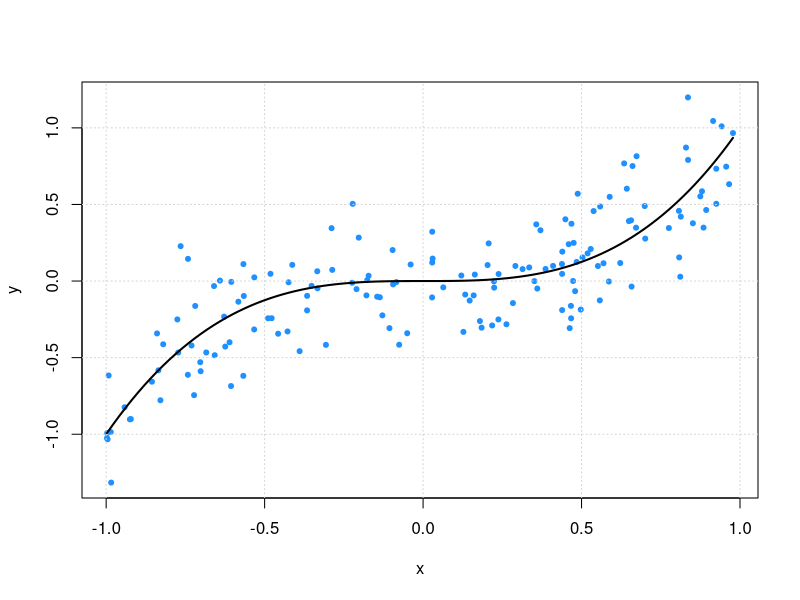
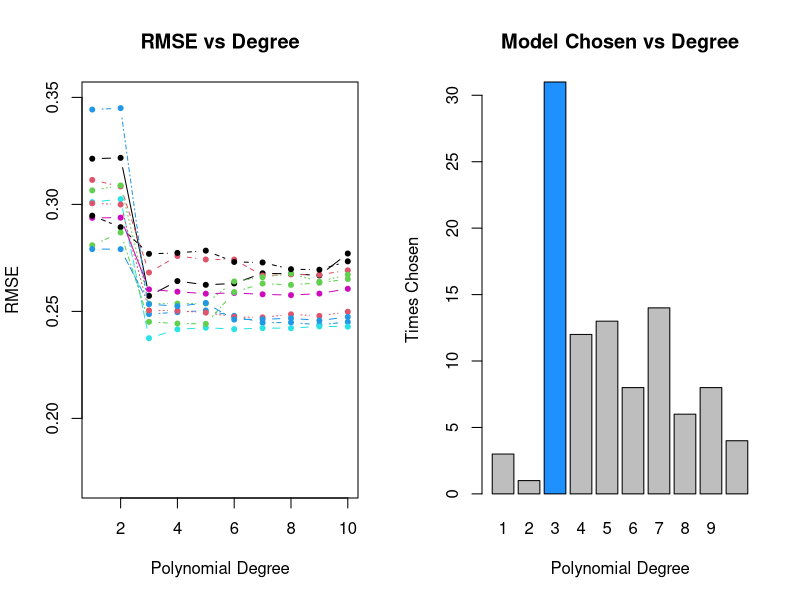
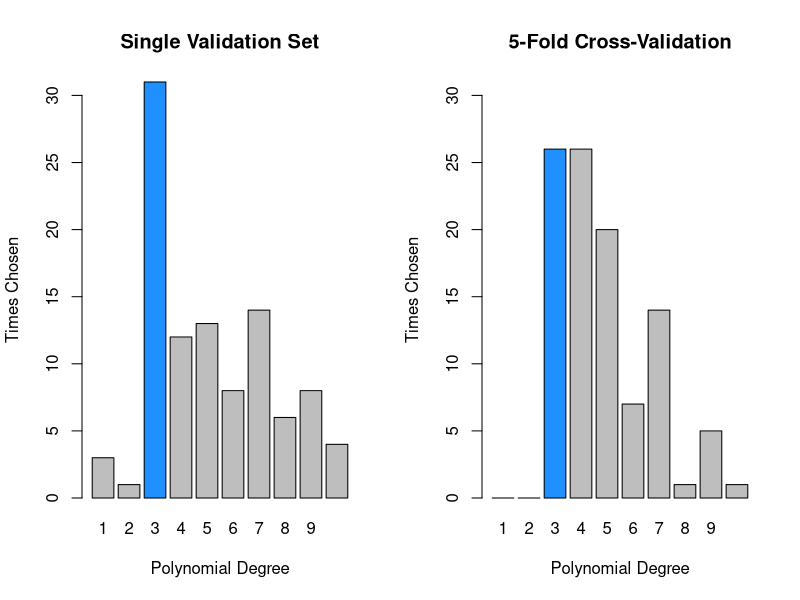
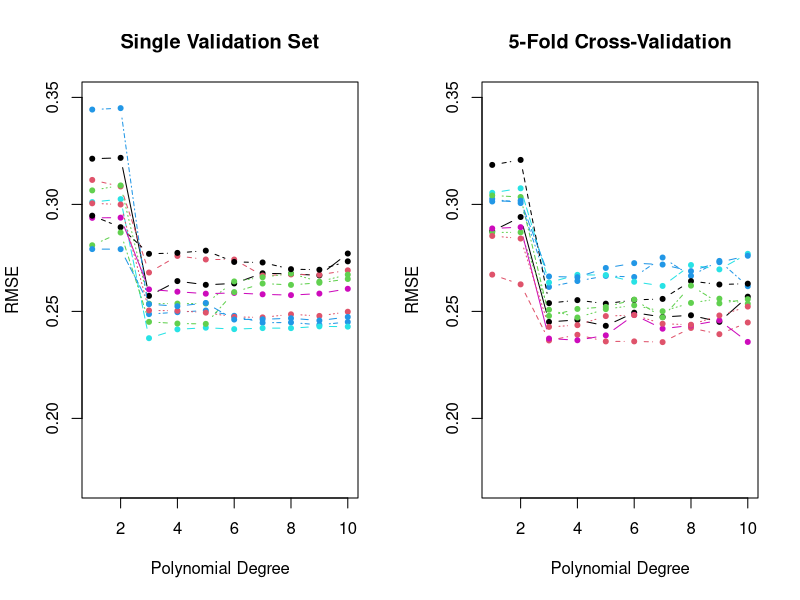
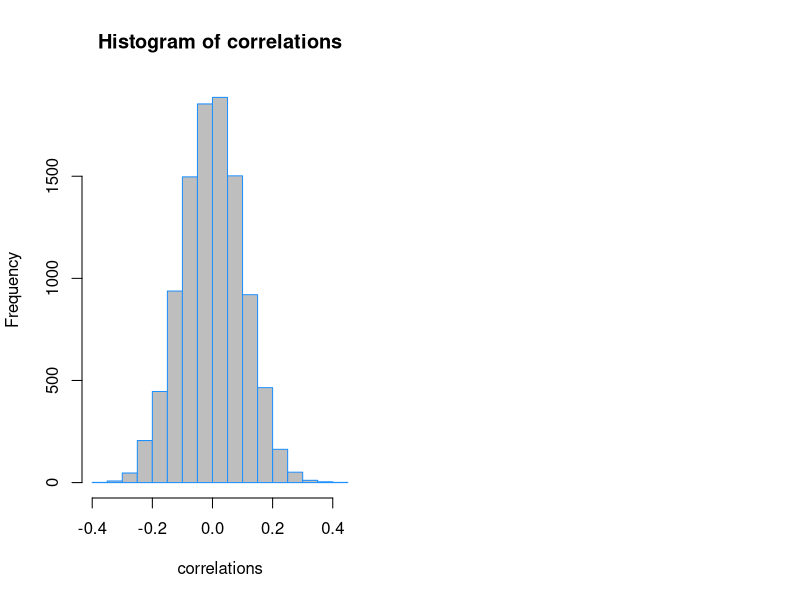

Write R code to recreate these figures, in order.
## ---- chunk 1
knitr::opts_chunk$set(cache = TRUE, autodep = TRUE, fig.align = "center")
## ---- chunk 2
gen_sim_data = function(sample_size) {
  x = runif(n = sample_size, min = -1, max = 1)
  y = rnorm(n = sample_size, mean = x ^ 3, sd = 0.25)
  data.frame(x, y)
}
## ---- chunk 3
set.seed(42)
sim_data = gen_sim_data(sample_size = 200)
sim_idx  = sample(1:nrow(sim_data), 160)
sim_trn  = sim_data[sim_idx, ]
sim_val  = sim_data[-sim_idx, ]
## ---- chunk 4
plot(y ~ x, data = sim_trn, col = "dodgerblue", pch = 20)
grid()
curve(x ^ 3, add = TRUE, col = "black", lwd = 2)
## ---- chunk 5
calc_rmse = function(actual, predicted) {
  sqrt(mean((actual - predicted) ^ 2))
}
## ---- chunk 6
fit = lm(y ~ poly(x, 10), data = sim_trn)

calc_rmse(actual = sim_trn$y, predicted = predict(fit, sim_trn))
calc_rmse(actual = sim_val$y, predicted = predict(fit, sim_val))
## ---- chunk 7
num_sims = 100
num_degrees = 10
val_rmse = matrix(0, ncol = num_degrees, nrow = num_sims)
## ---- chunk 8
set.seed(42)
for (i in 1:num_sims) {
  # simulate data
  sim_data = gen_sim_data(sample_size = 200)
  # set aside validation set
  sim_idx = sample(1:nrow(sim_data), 160)
  sim_trn = sim_data[sim_idx, ]
  sim_val = sim_data[-sim_idx, ]
  # fit models and store RMSEs
  for (j in 1:num_degrees) {
    #fit model
    fit = glm(y ~ poly(x, degree = j), data = sim_trn)
    # calculate error
    val_rmse[i, j] = calc_rmse(actual = sim_val$y, predicted = predict(fit, sim_val))
  }
}
## ---- chunk 9
par(mfrow = c(1, 2))
matplot(t(val_rmse)[, 1:10], pch = 20, type = "b", ylim = c(0.17, 0.35), xlab = "Polynomial Degree", ylab = "RMSE", main = "RMSE vs Degree")
barcol = c("grey", "grey", "dodgerblue", "grey", "grey", "grey", "grey", "grey", "grey", "grey")
barplot(table(factor(apply(val_rmse, 1, which.min), levels = 1:10)),
        ylab = "Times Chosen", xlab = "Polynomial Degree", col = barcol, main = "Model Chosen vs Degree")
## ---- chunk 10
glm_fit = glm(y ~ poly(x, 3), data = sim_trn)
coef(glm_fit)

lm_fit  = lm(y ~ poly(x, 3), data = sim_trn)
coef(lm_fit)
## ---- chunk 11
sqrt(boot::cv.glm(sim_trn, glm_fit)$delta)
## ---- chunk 12
sqrt(boot::cv.glm(sim_trn, glm_fit, K = 5)$delta)
## ---- chunk 13
cv_rmse = matrix(0, ncol = num_degrees, nrow = num_sims)
## ---- chunk 14
set.seed(42)
for (i in 1:num_sims) {
  # simulate data, use all data for training
  sim_trn = gen_sim_data(sample_size = 200)
  # fit models and store RMSE
  for (j in 1:num_degrees) {
    #fit model
    fit = glm(y ~ poly(x, degree = j), data = sim_trn)
    # calculate error
    cv_rmse[i, j] = sqrt(boot::cv.glm(sim_trn, fit, K = 5)$delta[1])
  }
}
## ---- chunk 15
par(mfrow = c(1, 2))
max_correct = max(max(table(apply(val_rmse, 1, which.min))), max(table(apply(cv_rmse, 1, which.min))))
barcol = c("grey", "grey", "dodgerblue", "grey", "grey", "grey", "grey", "grey", "grey", "grey")
barplot(table(factor(apply(val_rmse, 1, which.min), levels = 1:10)), ylim = c(0, max_correct), 
        ylab = "Times Chosen", xlab = "Polynomial Degree", col = barcol, main = "Single Validation Set")
barplot(table(factor(apply(cv_rmse,  1, which.min), levels = 1:10)), ylim = c(0, max_correct), 
        ylab = "Times Chosen", xlab = "Polynomial Degree", col = barcol, main = "5-Fold Cross-Validation")
## ---- chunk 16
results = data.frame(
  degree = 1:10,
  colMeans(val_rmse),
  apply(val_rmse, 2, sd),
  colMeans(cv_rmse),
  apply(cv_rmse, 2, sd)
)
colnames(results) = c(
  "Polynomial Degree",
  "Mean, Val",
  "SD, Val",
  "Mean, CV",
  "SD, CV"
)

knitr::kable(results, digits = 3)
## ---- chunk 17
par(mfrow = c(1, 2))
matplot(t(val_rmse)[, 1:10], pch = 20, type = "b", ylim = c(0.17, 0.35), xlab = "Polynomial Degree", ylab = "RMSE", main = "Single Validation Set")
matplot(t(cv_rmse)[, 1:10],  pch = 20, type = "b", ylim = c(0.17, 0.35), xlab = "Polynomial Degree", ylab = "RMSE", main = "5-Fold Cross-Validation")
## ---- chunk 18
calc_err = function(actual, predicted) {
  mean(actual != predicted)
}
## ---- chunk 19
set.seed(42)
n = 200
p = 10000
x = replicate(p, rnorm(n))
y = c(rbinom(n = n, size = 1, prob = 0.5))
full_data = data.frame(y, x)
## ---- chunk 20
trn_idx  = sample(1:nrow(full_data), trunc(nrow(full_data) * 0.5))
trn_data = full_data[trn_idx,   ]
tst_data = full_data[-trn_idx, ]
## ---- chunk 21
# find correlation between y and each predictor variable
correlations = apply(trn_data[, -1], 2, cor, y = trn_data$y)
## ---- chunk 22
hist(correlations, col = "grey", border = "dodgerblue")
## ---- chunk 23
selected = order(abs(correlations), decreasing = TRUE)[1:25]
correlations[selected]
## ---- chunk 24
trn_screen = trn_data[c(1, selected)]
tst_screen = tst_data[c(1, selected)]
## ---- chunk 25
add_log_mod = glm(y ~ ., data = trn_screen, family = "binomial")
boot::cv.glm(trn_screen, add_log_mod, K = 10)$delta[1]
## ---- chunk 26
add_log_pred = (predict(add_log_mod, newdata = tst_screen, type = "response") > 0.5) * 1
calc_err(predicted = add_log_pred, actual = tst_screen$y)
## ---- chunk 27
caret::createFolds(trn_data$y, k = 10)
## ---- chunk 28
# use the caret package to obtain 10 "folds"
folds = caret::createFolds(trn_data$y, k = 10)

# for each fold
# - pre-screen variables on the 9 training folds
# - fit model to these variables
# - get error on validation fold
fold_err = rep(0, length(folds))

for (i in seq_along(folds)) {

  # split for fold i  
  trn_fold = trn_data[-folds[[i]], ]
  val_fold = trn_data[folds[[i]], ]

  # screening for fold i  
  correlations = apply(trn_fold[, -1], 2, cor, y = trn_fold[,1])
  selected = order(abs(correlations), decreasing = TRUE)[1:25]
  trn_fold_screen = trn_fold[ , c(1, selected)]
  val_fold_screen = val_fold[ , c(1, selected)]

  # error for fold i  
  add_log_mod = glm(y ~ ., data = trn_fold_screen, family = "binomial")
  add_log_prob = predict(add_log_mod, newdata = val_fold_screen, type = "response")
  add_log_pred = ifelse(add_log_prob > 0.5, yes = 1, no = 0)
  fold_err[i] = mean(add_log_pred != val_fold_screen$y)
  
}

# report all 10 validation fold errors
fold_err
# properly cross-validated error
# this roughly matches what we expect in the test set
mean(fold_err)
